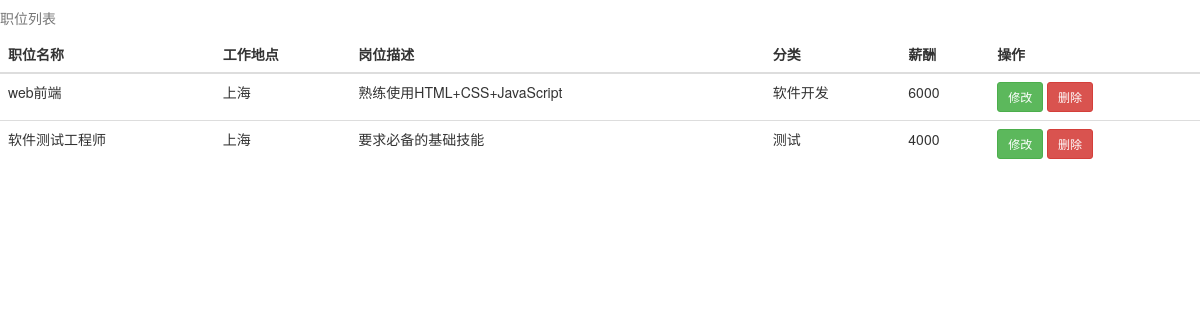
/company/listJob.php (signed in), run on the app's committed database.
### tables this page shows
CREATE TABLE `zp_jobs` (
  `jobid` int(100) unsigned NOT NULL AUTO_INCREMENT,
  `jobname` varchar(20) DEFAULT NULL,
  `jobaddress` varchar(50) DEFAULT NULL,
  `jobcate` varchar(20) DEFAULT NULL,
  `jobdesc` varchar(500) DEFAULT NULL,
  `jobsubid` int(100) DEFAULT NULL,
  `jobpay` varchar(20) DEFAULT NULL,
  `jobtime` timestamp NOT NULL DEFAULT CURRENT_TIMESTAMP,
  `jobscan` int(10) unsigned DEFAULT NULL,
  PRIMARY KEY (`jobid`)
);

### lib/mysql.func.php (called while the page is built, shortened)
<?php
	function fetchAll($sql,$conn){
		$result=mysqli_query($conn,$sql);
		$rows=mysqli_fetch_all($result,MYSQLI_ASSOC);
		return $rows;
	}
?>

### company/listJob.php (the view, shortened to what this page needs)
<?php
    include "../include.php";
    $cid=$_SESSION['memberid'];
    $sql="select * from zp_jobs where jobsubid='{$cid}'";
    $row=fetchAll($sql,$tp);
?>
<!DOCTYPE html>
<html lang="zh-CN">
<head>
    <link rel="stylesheet" href="../css/animate.css">
    <link rel="stylesheet" href="../css/bootstrap.css">
</head>
<body>
    <div class="wrapper">
    	<table class="table table-hover">
           <caption>职位列表</caption>
           <thead>
              <tr>
                 <th>职位名称</th>
                 <th>工作地点</th>
                 <th>岗位描述</th>
                 <th>分类</th>
                 <th>薪酬</th>
                 <th>操作</th>
              </tr>
           </thead>
           <tbody>
            <?php  foreach($row as $row):?>
              <tr>
                 <td><?php echo $row['jobname'];?></td>
                 <td><?php echo $row['jobaddress'];?></td>
                 <td style="max-width:240px;"><?php echo $row['jobdesc'];?></td>
                 <td><?php echo $row['jobcate'];?></td>
                 <td><?php echo $row['jobpay'];?></td>
                 <td>
                 <button type="button" class="btn btn-success btn-sm" onclick="editJob(<?php echo $row['jobid'];?>)">修改</button>
                 <button type="button" class="btn btn-danger btn-sm" onclick="delJob(<?php echo $row['jobid'];?>)">删除</button></td>
              </tr>
              <?php endforeach;?>
           </tbody>
        </table>
    </div>
</body>
</html>

### data on the page
zp_jobs: jobname "web前端", jobaddress "上海", jobdesc "熟练使用HTML+CSS+JavaScript", jobcate "软件开发", jobpay "6000"
zp_jobs: jobname "软件测试工程师", jobaddress "上海", jobdesc "要求必备的基础技能", jobcate "测试", jobpay "4000"
